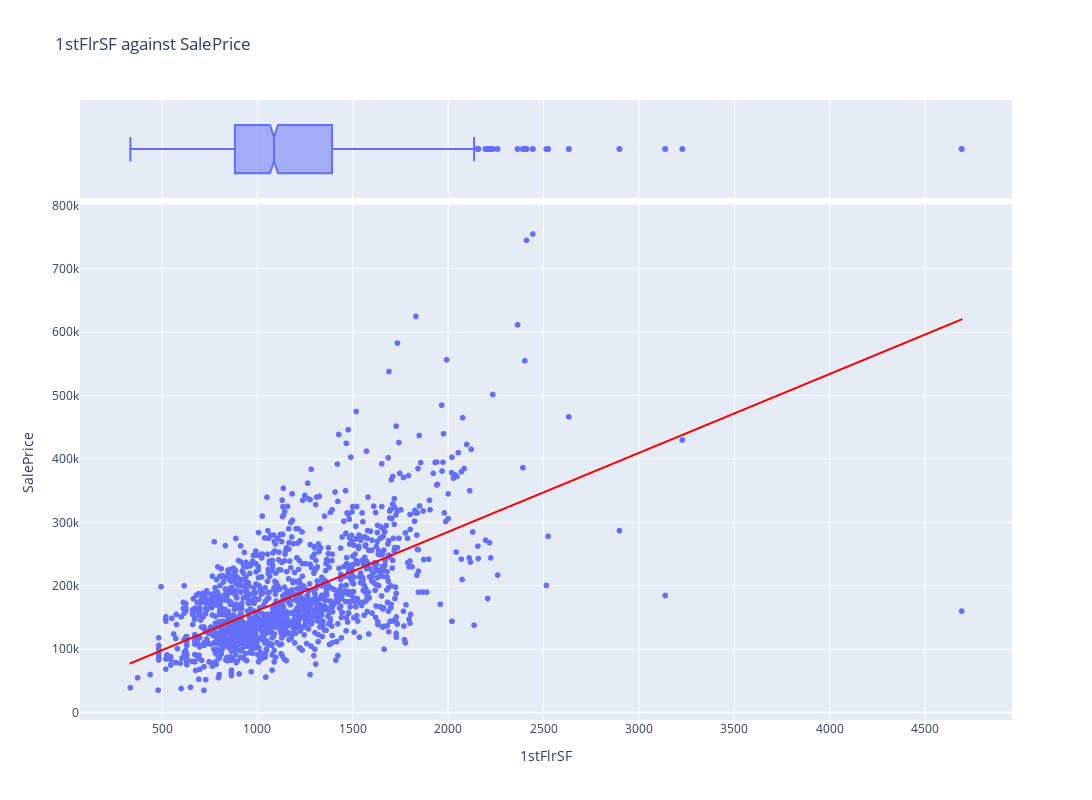
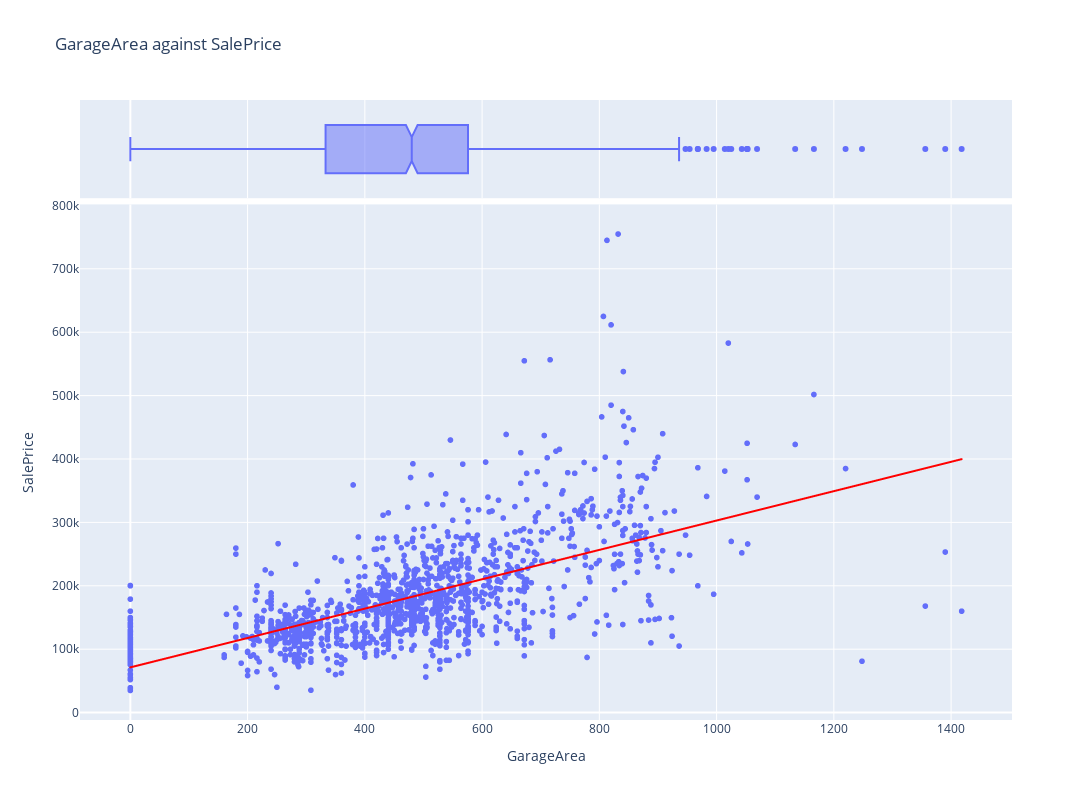
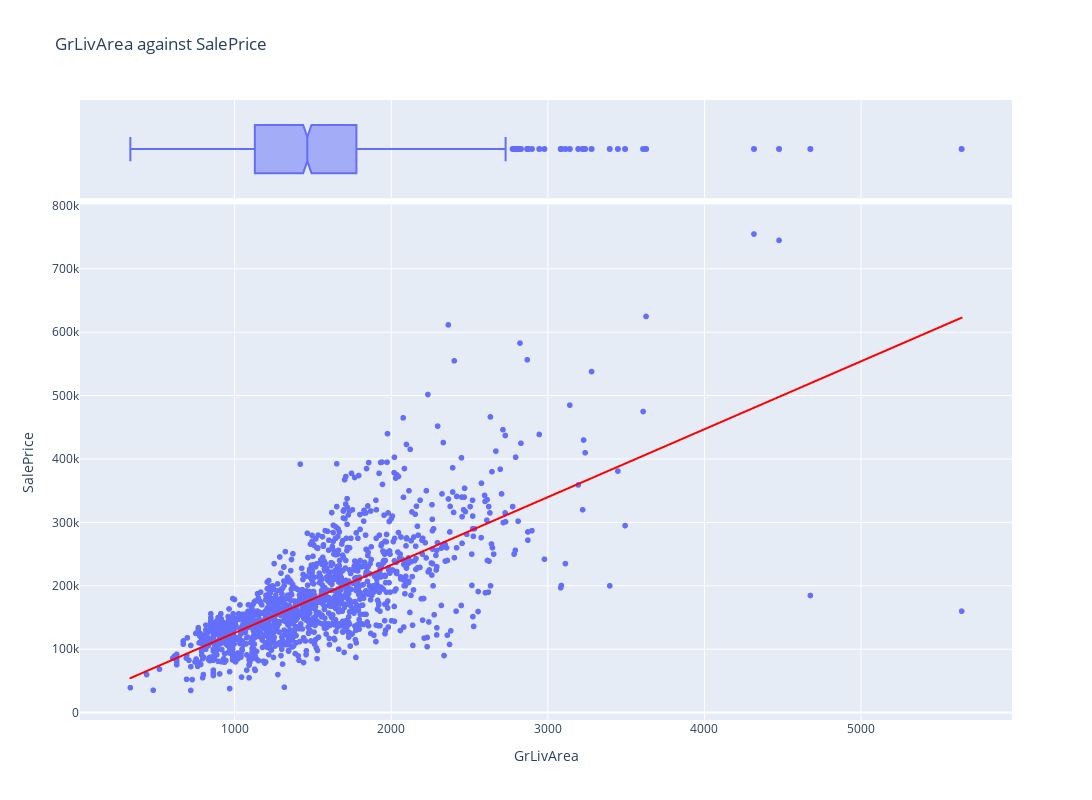
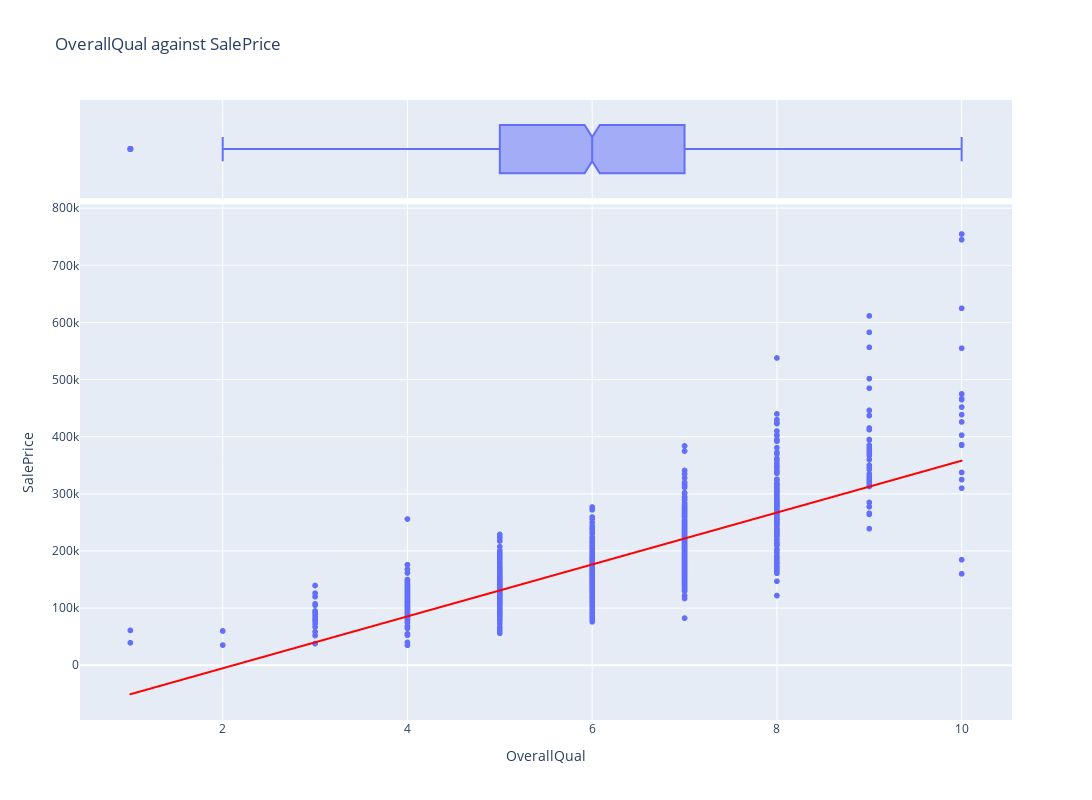

Source (notebook cell) for these figures, in order:
### Code cell
import plotly.express as px


def plot_numerical(df, col, target_var):
    fig = px.scatter(data_frame=df_eda, x=col, y=target_var, marginal_x='box', trendline='ols', trendline_color_override='red' ,title=f'{col} against {target_var}',width=1400, height=800)
    fig.show()


target_var = 'SalePrice'
for col in target_variables:
    plot_numerical(df_eda, col, target_var)
    print("\n\n")

### Figure 1 — Plotly figure (JSON) as saved in the notebook; plotly's stock layout.template omitted (floating-point values rounded to 4 significant figures; data arrays with more than 128 entries replaced by an {"elided": "..."} marker saying what was removed)
{"data": [{"hovertemplate": "1stFlrSF=%{x}<br>SalePrice=%{y}<extra></extra>", "legendgroup": "", "marker": {"color": "#636efa", "symbol": "circle"}, "mode": "markers", "name": "", "showlegend": false, "type": "scattergl", "x": {"elided": "1460 int values"}, "xaxis": "x", "y": {"elided": "1460 int values"}, "yaxis": "y"}, {"alignmentgroup": "True", "hovertemplate": "1stFlrSF=%{x}<extra></extra>", "legendgroup": "", "marker": {"color": "#636efa", "symbol": "circle"}, "name": "", "notched": true, "offsetgroup": "", "showlegend": false, "type": "box", "x": {"elided": "1460 int values"}, "xaxis": "x2", "yaxis": "y2"}, {"hovertemplate": "<b>OLS trendline</b><br>SalePrice = 124.501 * 1stFlrSF + 36173.4<br>R<sup>2</sup>=0.367057<br><br>1stFlrSF=%{x}<br>SalePrice=%{y} <b>(trend)</b><extra></extra>", "legendgroup": "", "line": {"color": "red"}, "marker": {"color": "#636efa", "symbol": "circle"}, "mode": "lines", "name": "", "showlegend": false, "type": "scattergl", "x": {"elided": "1460 int values"}, "xaxis": "x", "y": {"elided": "1460 float values"}, "yaxis": "y"}], "layout": {"height": 800, "legend": {"tracegroupgap": 0}, "title": {"text": "1stFlrSF against SalePrice"}, "width": 1400, "xaxis": {"anchor": "y", "domain": [0, 1], "title": {"text": "1stFlrSF"}}, "xaxis2": {"anchor": "y2", "domain": [0, 1], "matches": "x", "showgrid": true, "showticklabels": false}, "yaxis": {"anchor": "x", "domain": [0, 0.8316], "title": {"text": "SalePrice"}}, "yaxis2": {"anchor": "x2", "domain": [0.8416, 1], "matches": "y2", "showgrid": false, "showline": false, "showticklabels": false, "ticks": ""}}}

### Figure 2 — Plotly figure (JSON) as saved in the notebook; plotly's stock layout.template omitted (floating-point values rounded to 4 significant figures; data arrays with more than 128 entries replaced by an {"elided": "..."} marker saying what was removed)
{"data": [{"hovertemplate": "GarageArea=%{x}<br>SalePrice=%{y}<extra></extra>", "legendgroup": "", "marker": {"color": "#636efa", "symbol": "circle"}, "mode": "markers", "name": "", "showlegend": false, "type": "scattergl", "x": {"elided": "1460 int values"}, "xaxis": "x", "y": {"elided": "1460 int values"}, "yaxis": "y"}, {"alignmentgroup": "True", "hovertemplate": "GarageArea=%{x}<extra></extra>", "legendgroup": "", "marker": {"color": "#636efa", "symbol": "circle"}, "name": "", "notched": true, "offsetgroup": "", "showlegend": false, "type": "box", "x": {"elided": "1460 int values"}, "xaxis": "x2", "yaxis": "y2"}, {"hovertemplate": "<b>OLS trendline</b><br>SalePrice = 231.646 * GarageArea + 71357.4<br>R<sup>2</sup>=0.388667<br><br>GarageArea=%{x}<br>SalePrice=%{y} <b>(trend)</b><extra></extra>", "legendgroup": "", "line": {"color": "red"}, "marker": {"color": "#636efa", "symbol": "circle"}, "mode": "lines", "name": "", "showlegend": false, "type": "scattergl", "x": {"elided": "1460 int values"}, "xaxis": "x", "y": {"elided": "1460 float values"}, "yaxis": "y"}], "layout": {"height": 800, "legend": {"tracegroupgap": 0}, "title": {"text": "GarageArea against SalePrice"}, "width": 1400, "xaxis": {"anchor": "y", "domain": [0, 1], "title": {"text": "GarageArea"}}, "xaxis2": {"anchor": "y2", "domain": [0, 1], "matches": "x", "showgrid": true, "showticklabels": false}, "yaxis": {"anchor": "x", "domain": [0, 0.8316], "title": {"text": "SalePrice"}}, "yaxis2": {"anchor": "x2", "domain": [0.8416, 1], "matches": "y2", "showgrid": false, "showline": false, "showticklabels": false, "ticks": ""}}}

### Figure 3 — Plotly figure (JSON) as saved in the notebook; plotly's stock layout.template omitted (floating-point values rounded to 4 significant figures; data arrays with more than 128 entries replaced by an {"elided": "..."} marker saying what was removed)
{"data": [{"hovertemplate": "GrLivArea=%{x}<br>SalePrice=%{y}<extra></extra>", "legendgroup": "", "marker": {"color": "#636efa", "symbol": "circle"}, "mode": "markers", "name": "", "showlegend": false, "type": "scattergl", "x": {"elided": "1460 int values"}, "xaxis": "x", "y": {"elided": "1460 int values"}, "yaxis": "y"}, {"alignmentgroup": "True", "hovertemplate": "GrLivArea=%{x}<extra></extra>", "legendgroup": "", "marker": {"color": "#636efa", "symbol": "circle"}, "name": "", "notched": true, "offsetgroup": "", "showlegend": false, "type": "box", "x": {"elided": "1460 int values"}, "xaxis": "x2", "yaxis": "y2"}, {"hovertemplate": "<b>OLS trendline</b><br>SalePrice = 107.13 * GrLivArea + 18569<br>R<sup>2</sup>=0.502149<br><br>GrLivArea=%{x}<br>SalePrice=%{y} <b>(trend)</b><extra></extra>", "legendgroup": "", "line": {"color": "red"}, "marker": {"color": "#636efa", "symbol": "circle"}, "mode": "lines", "name": "", "showlegend": false, "type": "scattergl", "x": {"elided": "1460 int values"}, "xaxis": "x", "y": {"elided": "1460 float values"}, "yaxis": "y"}], "layout": {"height": 800, "legend": {"tracegroupgap": 0}, "title": {"text": "GrLivArea against SalePrice"}, "width": 1400, "xaxis": {"anchor": "y", "domain": [0, 1], "title": {"text": "GrLivArea"}}, "xaxis2": {"anchor": "y2", "domain": [0, 1], "matches": "x", "showgrid": true, "showticklabels": false}, "yaxis": {"anchor": "x", "domain": [0, 0.8316], "title": {"text": "SalePrice"}}, "yaxis2": {"anchor": "x2", "domain": [0.8416, 1], "matches": "y2", "showgrid": false, "showline": false, "showticklabels": false, "ticks": ""}}}

### Figure 4 — Plotly figure (JSON) as saved in the notebook; plotly's stock layout.template omitted (floating-point values rounded to 4 significant figures; data arrays with more than 128 entries replaced by an {"elided": "..."} marker saying what was removed)
{"data": [{"hovertemplate": "OverallQual=%{x}<br>SalePrice=%{y}<extra></extra>", "legendgroup": "", "marker": {"color": "#636efa", "symbol": "circle"}, "mode": "markers", "name": "", "showlegend": false, "type": "scattergl", "x": {"elided": "1460 int values"}, "xaxis": "x", "y": {"elided": "1460 int values"}, "yaxis": "y"}, {"alignmentgroup": "True", "hovertemplate": "OverallQual=%{x}<extra></extra>", "legendgroup": "", "marker": {"color": "#636efa", "symbol": "circle"}, "name": "", "notched": true, "offsetgroup": "", "showlegend": false, "type": "box", "x": {"elided": "1460 int values"}, "xaxis": "x2", "yaxis": "y2"}, {"hovertemplate": "<b>OLS trendline</b><br>SalePrice = 45435.8 * OverallQual + -96206.1<br>R<sup>2</sup>=0.625652<br><br>OverallQual=%{x}<br>SalePrice=%{y} <b>(trend)</b><extra></extra>", "legendgroup": "", "line": {"color": "red"}, "marker": {"color": "#636efa", "symbol": "circle"}, "mode": "lines", "name": "", "showlegend": false, "type": "scattergl", "x": {"elided": "1460 int values"}, "xaxis": "x", "y": {"elided": "1460 float values"}, "yaxis": "y"}], "layout": {"height": 800, "legend": {"tracegroupgap": 0}, "title": {"text": "OverallQual against SalePrice"}, "width": 1400, "xaxis": {"anchor": "y", "domain": [0, 1], "title": {"text": "OverallQual"}}, "xaxis2": {"anchor": "y2", "domain": [0, 1], "matches": "x", "showgrid": true, "showticklabels": false}, "yaxis": {"anchor": "x", "domain": [0, 0.8316], "title": {"text": "SalePrice"}}, "yaxis2": {"anchor": "x2", "domain": [0.8416, 1], "matches": "y2", "showgrid": false, "showline": false, "showticklabels": false, "ticks": ""}}}
